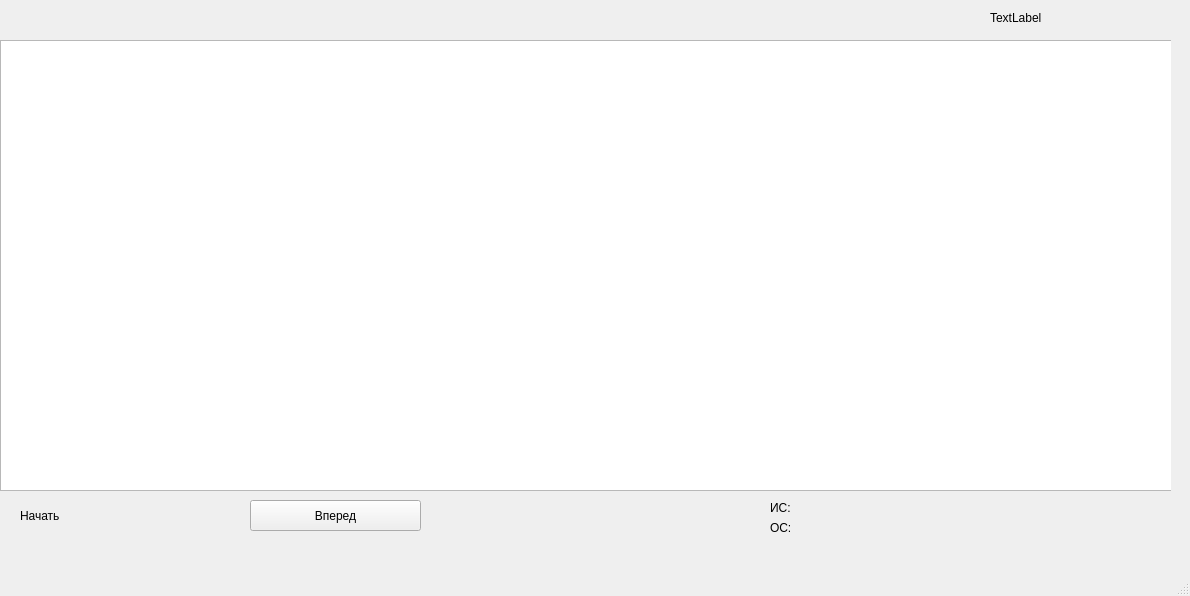
<?xml version="1.0" encoding="UTF-8"?>
<ui version="4.0">
 <class>MainWindow</class>
 <widget class="QMainWindow" name="MainWindow">
  <property name="geometry">
   <rect>
    <x>0</x>
    <y>0</y>
    <width>1190</width>
    <height>596</height>
   </rect>
  </property>
  <property name="windowTitle">
   <string>MainWindow</string>
  </property>
  <widget class="QWidget" name="centralwidget">
   <widget class="QWidget" name="widget_task_4" native="true">
    <property name="geometry">
     <rect>
      <x>0</x>
      <y>30</y>
      <width>1171</width>
      <height>521</height>
     </rect>
    </property>
    <widget class="QTableWidget" name="tableWidget_task_4">
     <property name="geometry">
      <rect>
       <x>0</x>
       <y>10</y>
       <width>1181</width>
       <height>451</height>
      </rect>
     </property>
    </widget>
    <widget class="QPushButton" name="pushButton_task_4">
     <property name="geometry">
      <rect>
       <x>250</x>
       <y>470</y>
       <width>171</width>
       <height>31</height>
      </rect>
     </property>
     <property name="text">
      <string>Вперед</string>
     </property>
    </widget>
    <widget class="QLabel" name="label_task_4">
     <property name="geometry">
      <rect>
       <x>20</x>
       <y>470</y>
       <width>121</width>
       <height>31</height>
      </rect>
     </property>
     <property name="text">
      <string>Начать</string>
     </property>
     <property name="wordWrap">
      <bool>true</bool>
     </property>
    </widget>
    <widget class="QLabel" name="label">
     <property name="geometry">
      <rect>
       <x>770</x>
       <y>470</y>
       <width>55</width>
       <height>16</height>
      </rect>
     </property>
     <property name="text">
      <string>ИС: </string>
     </property>
    </widget>
    <widget class="QLabel" name="label_2">
     <property name="geometry">
      <rect>
       <x>770</x>
       <y>490</y>
       <width>55</width>
       <height>16</height>
      </rect>
     </property>
     <property name="text">
      <string>ОС: </string>
     </property>
    </widget>
   </widget>
   <widget class="QLabel" name="label_3">
    <property name="geometry">
     <rect>
      <x>990</x>
      <y>10</y>
      <width>55</width>
      <height>16</height>
     </rect>
    </property>
    <property name="text">
     <string>TextLabel</string>
    </property>
   </widget>
  </widget>
  <widget class="QMenuBar" name="menubar">
   <property name="geometry">
    <rect>
     <x>0</x>
     <y>0</y>
     <width>1190</width>
     <height>24</height>
    </rect>
   </property>
  </widget>
  <widget class="QStatusBar" name="statusbar"/>
 </widget>
 <resources/>
 <connections/>
</ui>
